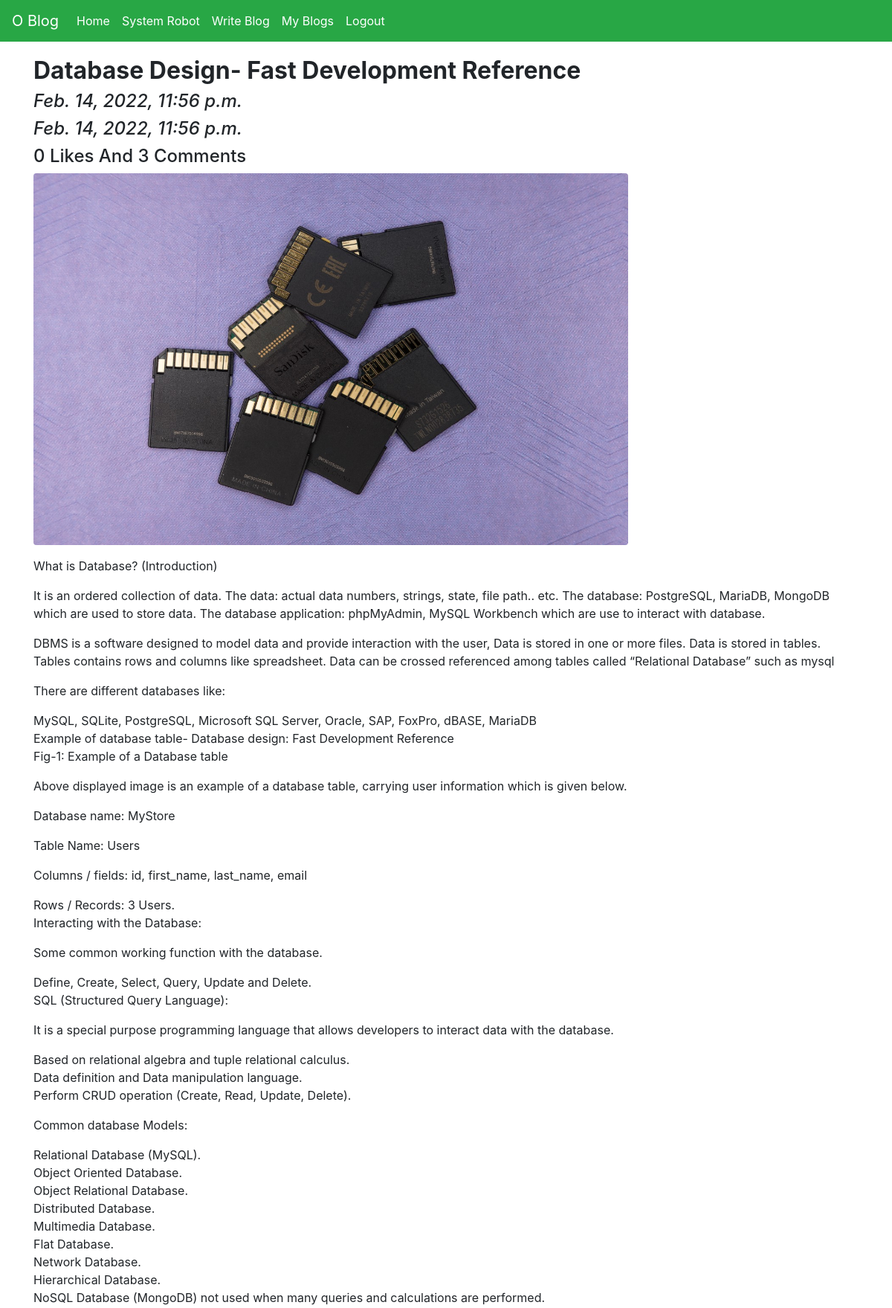
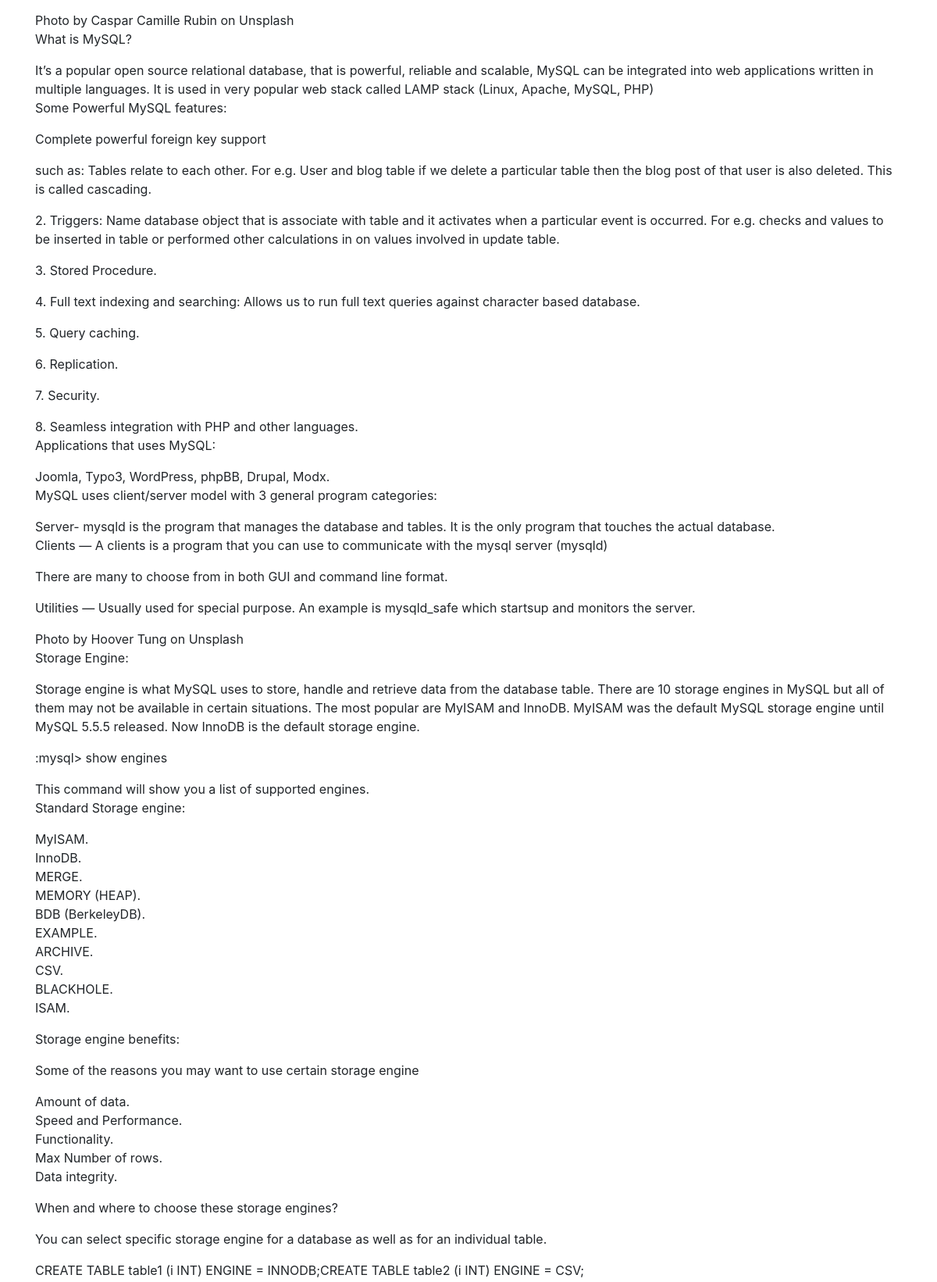
Screenshot of /blogs/details/Database-Design--Fast-Development-Reference-2dd75955-1f37-488c-96e3-3c2265b16066/ (signed in, upper part) with the database file from the repository (2 pictures, top to bottom).
### App_Blog/models.py (models this page shows, shortened)
class Blog(models.Model):
    author=models.ForeignKey(User,related_name='post_author',on_delete=models.CASCADE)
    blog_title=models.CharField(max_length=264,verbose_name='Blog Title')
    slug=models.SlugField(max_length=264,unique=True)
    blog_content=models.TextField(verbose_name='whats in your Mide')
    blog_image=models.ImageField(upload_to='Blog_Images',verbose_name='Image')
    blog_publish_date=models.DateTimeField(auto_now_add=True)
    blog_update_date=models.DateTimeField( auto_now=True)

### App_Blog/views.py (the view, shortened to what this page needs)
# urls.py: path('details/<str:slug>/', views.blog_details, name='details'),
@login_required
def blog_details(request, slug):
    blog= Blog.objects.get(slug=slug)
    user_comment=CommentForm()
    already_liked=Likes.objects.filter(blog=blog, user=request.user)
    if already_liked:
        liked=True
    else:
        liked=False
    return render(request,'App_Blog/blog_details.html', context={'blog':blog, 'user_comment':user_comment, 'liked':liked})

### templates/App_Blog/blog_details.html (shortened to what this page needs)
{% extends 'base.html' %}
{% load crispy_forms_tags %}
{% block body_block %}
<div class="row">
    <div class="col-sm-12">
        <h2><b>{{blog.blog_title}}</b></h2>
        <h4><i>{{blog.blog_publish_date}}</i></h4>
        <h4><i>{{blog.blog_update_date}}</i></h4>
        <h4>{{blog.liked_blog.count}} Likes And {{blog.blog_comment.count}} Comments </h4>
        <img src="/media/{{blog.blog_image}}" class="rounded "width="800px" height="500px">
        <p>{{blog.blog_content | linebreaks }}</p>
    </div>
</div>
<br>
{% endblock %}

### templates/base.html (shortened to what this page needs)
<!doctype html>
<html lang="en">
  <head>
    <link rel="stylesheet" href="https://stackpath.bootstrapcdn.com/bootstrap/4.4.1/css/bootstrap.min.css">
    <link rel="stylesheet" href="https://cdnjs.cloudflare.com/ajax/libs/font-awesome/4.7.0/css/font-awesome.min.css">
  </head>
  <body>
    <nav class="navbar navbar-expand-lg navbar-light bg-success">
        <div class="collapse navbar-collapse" id="navbarTogglerDemo01">
          <a class="navbar-brand" style="color: #FFFFFF" href="{% url 'index' %}">O Blog</a>
          <ul class="navbar-nav mr-auto mt-2 mt-lg-0">
            {% if user.is_authenticated %}
            <li class="nav-item active">
              <a class="nav-link" style="color: #FFFFFF" href="{% url 'index' %}">Home <span class="sr-only">(current)</span></a>
            </li>
            <li class="nav-item">
              <a class="nav-link" style="color: #FFFFFF" href="{% url 'App_login:profile' %}">{{user.first_name}} {{user.last_name}}</a>
            </li>
            <li class="nav-item">
              <a class="nav-link" style="color: #FFFFFF" href="{% url 'App_Blog:write_blog' %}">Write Blog </a>
            </li>
            <li class="nav-item">
              <a class="nav-link" style="color: #FFFFFF" href="{% url 'App_Blog:my_blogs' %}">My Blogs </a>
            </li>
            <li class="nav-item">
              <a class="nav-link" style="color: #FFFFFF" href="{% url 'App_login:logout' %}">Logout</a>
            </li>
          </ul>
          {% endif %}
        </div>
      </nav>
<div class="container" style="padding-top:20px">
      {% block body_block %}
      {% endblock %}
</div>
  </body>
</html>

### rows the page displays
Blog: blog_title "Database Design- Fast Development Reference", blog_publish_date "Feb. 14, 2022, 11:56 p.m.", blog_update_date "Feb. 14, 2022, 11:56 p.m.", liked_blog.count "0", blog_comment.count "3", blog_image (picture), blog_content "What is Database? (Introduction) It is an ordered collection of data. The data: actual data numbers, strings, state, file path.. etc. The database: PostgreSQL, MariaDB, MongoDB which are used to store data. The database application: phpMyAdmin, MySQL Workbench which are use to interact with database. DBMS is a software designed to model data and provide interaction with the user, Data is stored in one or more files. Data is stored in tables. Tables contains rows and columns like spreadsheet. Data can be crossed referenced among tables called “Relational Database” such as mysql There are different databases like: MySQL, SQLite, PostgreSQL, Microsoft SQL Server, Oracle, SAP, FoxPro, dBASE,…"

### other values shown
{{ user.first_name }} "System"
{{ user.last_name }} "Robot"
